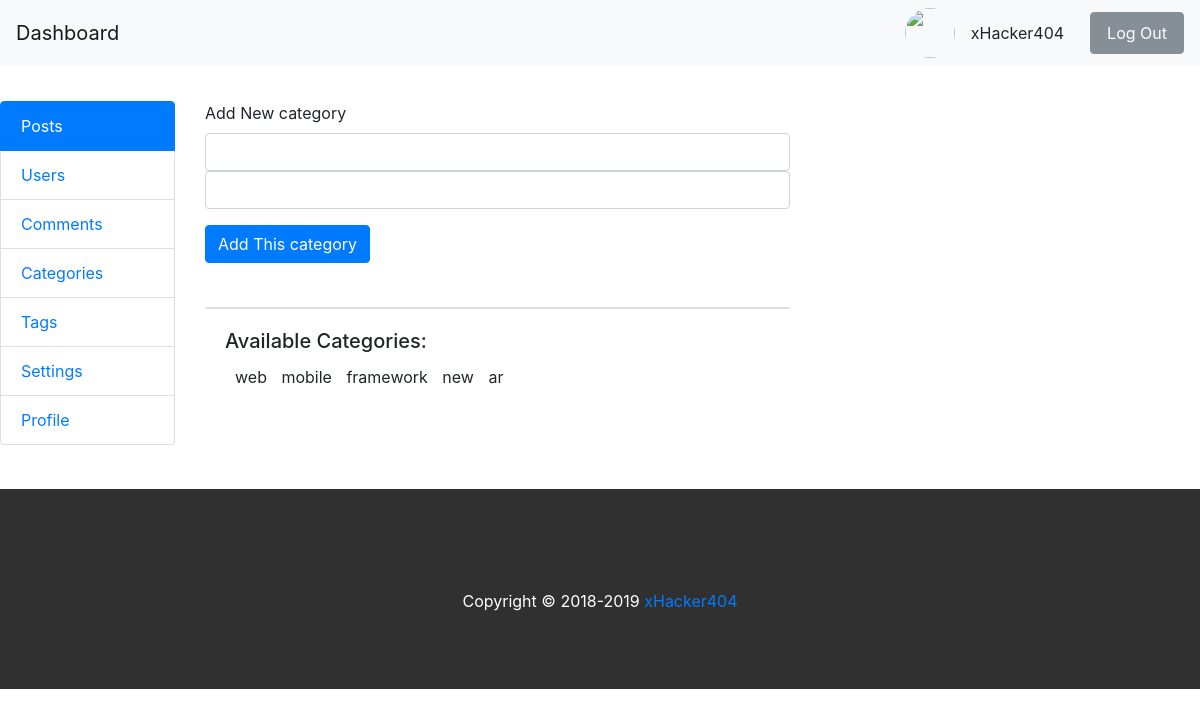
The page /backend/categories/ on the database its author committed.
### blog/models.py (models this page shows, shortened)
class Category(models.Model):
    text = models.CharField(max_length=100, unique=True)
    slug = models.CharField(max_length=100, unique=True)

### backend/views.py (the view)
# urls.py: path('categories/', views.categories, name='categories'),
def categories(request):
    categories = Category.objects.all()
    my_dict = {'taxonomy':'category', 'categories':categories}
    return render(request, 'backend/taxonomy.html', context=my_dict)

### blog/context_processors.py (called while the page is built)
def post_widget(request):
    all_posts = Post.objects.filter(status='published').order_by('published_date')
    years = []
    tags = Tag.objects.all()
    categories = Category.objects.all()
    for post in all_posts :
        year = post.published_date.year
        if year not in years:
            years.append(year)
    return {
    'all_posts':all_posts,
    'years':years,
    'tags':tags,
    'categories':categories
    }

def site_settings(request):
    settings = BlogSettings.objects.get(id=1)
    site_icon = settings.site_icon
    site_logo = settings.site_logo
    site_title = settings.site_title
    tagline = settings.tagline
    keywords = settings.keywords
    description = settings.description
    post_per_page = settings.post_per_page
    return {
    'site_icon':site_icon,
    'site_logo':site_logo,
    'site_title':site_title,
    'tagline':tagline,
    'keywords':keywords,
    'description':description,
     'post_per_page':post_per_page
    }

### templates/backend/taxonomy.html (shortened to what this page needs)
<!DOCTYPE html>
{% extends 'backend/base.html'%}
{% block content %}
<div class="col-md-6">
		<div class="post">
			 <div class="form-group">
				 {% if taxonomy == 'category' %}
				 <form action="{% url 'backend:add_new_category' %}" method="POST" >
				 {% else %}
				 <form action="{% url 'backend:add_new_tag' %}" method="POST" >
				 {% endif %}
					<label for="new_tag">Add New {{taxonomy}}</label>
					<input type="text" class="form-control"  name="text" id="new_tag">
					<input type="text" class="form-control" name="slug" >
				</div>
				<button type="submit" class="btn btn-primary">Add This {{taxonomy}} </button>
		<div class="card" style="margin-top: 44px;">
		</div>
		<div class="card-body">
				{% if taxonomy == 'category' %}
				<h2 class="card-title" style="font-size:20px;">Available Categories:</h2>
				<ul>
						{% for category in categories %}
						<li>{{category.text }}</li>
						{% endfor %}
				</ul>
				{% endif %}
		</div>
		</div>
</div>
<div class="col-md-2">
</div>
</div>
{% endblock %}

### static/css/style.css (style rules this page uses)
.post:first-child { margin-top:0px; }
.post { margin-top:40px; }
.post ul { padding: 0; }
.post ul li { list-style: none; display: inline; margin-left:10px; }

### rows shown on the page
Category: text "web"
Category: text "mobile"
Category: text "framework"
Category: text "new"
Category: text "ar"

### other values the page prints
{{ taxonomy }} "category"
